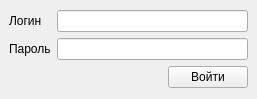
<?xml version="1.0" encoding="UTF-8"?>
<ui version="4.0">
 <class>AuthWindow</class>
 <widget class="QMainWindow" name="AuthWindow">
  <property name="geometry">
   <rect>
    <x>0</x>
    <y>0</y>
    <width>257</width>
    <height>99</height>
   </rect>
  </property>
  <property name="windowTitle">
   <string>MainWindow</string>
  </property>
  <widget class="QWidget" name="centralwidget">
   <layout class="QVBoxLayout" name="verticalLayout">
    <item>
     <layout class="QVBoxLayout" name="verticalLayout_3">
      <item>
       <layout class="QGridLayout" name="gridLayout">
        <item row="0" column="1">
         <widget class="QLineEdit" name="loginEdit"/>
        </item>
        <item row="0" column="0">
         <widget class="QLabel" name="loginLabel">
          <property name="text">
           <string>Логин</string>
          </property>
         </widget>
        </item>
        <item row="1" column="1">
         <widget class="QLineEdit" name="passwordEdit"/>
        </item>
        <item row="1" column="0">
         <widget class="QLabel" name="passwordLabel">
          <property name="text">
           <string>Пароль</string>
          </property>
         </widget>
        </item>
       </layout>
      </item>
      <item>
       <layout class="QHBoxLayout" name="horizontalLayout_6">
        <item>
         <spacer name="horizontalSpacer">
          <property name="orientation">
           <enum>Qt::Horizontal</enum>
          </property>
          <property name="sizeHint" stdset="0">
           <size>
            <width>40</width>
            <height>20</height>
           </size>
          </property>
         </spacer>
        </item>
        <item>
         <widget class="QPushButton" name="loginButton">
          <property name="text">
           <string>Войти</string>
          </property>
         </widget>
        </item>
       </layout>
      </item>
     </layout>
    </item>
   </layout>
  </widget>
 </widget>
 <resources/>
 <connections/>
</ui>
